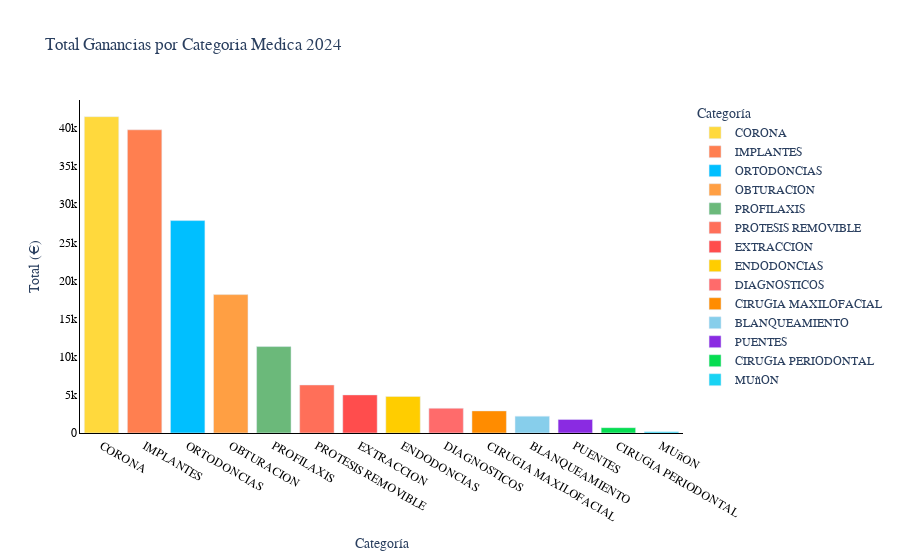

Source (notebook cell):
### Code cell
category_revenue = tabla_24_completa.groupby('category')['total'].sum().reset_index()

category_revenue = category_revenue.sort_values(by='total', ascending=False)

fig = px.bar(category_revenue ,
             x='category',
             y='total',
             color='category',
             color_discrete_map=color_map,
             title='Total Ganancias por Categoria Medica 2024',
             labels={'category': 'Categoría', 'total': 'Total (€)'})

fig.update_layout(
    font_family="Oswald",
    title_font_family="Oswald",
    xaxis=dict(
        showline=True,
        linewidth=1,
        linecolor='black',
        tickfont=dict(color='black')
    ),
    yaxis=dict(
        showline=True,
        linewidth=1,
        linecolor='black',
        tickfont=dict(color='black')
    ),
    plot_bgcolor='white',
    paper_bgcolor='white',
    hovermode="x unified"
)

fig.show()

### Figure 1 — Plotly figure (JSON) as saved in the notebook; plotly's stock layout.template omitted (floating-point values rounded to 4 significant figures)
{"data": [{"hovertemplate": "Categoría=%{x}<br>Total (€)=%{y}<extra></extra>", "legendgroup": "CORONA", "marker": {"color": "#FFD93D", "pattern": {"shape": ""}}, "name": "CORONA", "orientation": "v", "showlegend": true, "textposition": "auto", "type": "bar", "x": ["CORONA"], "xaxis": "x", "y": [41475], "yaxis": "y"}, {"hovertemplate": "Categoría=%{x}<br>Total (€)=%{y}<extra></extra>", "legendgroup": "IMPLANTES", "marker": {"color": "#FF7F50", "pattern": {"shape": ""}}, "name": "IMPLANTES", "orientation": "v", "showlegend": true, "textposition": "auto", "type": "bar", "x": ["IMPLANTES"], "xaxis": "x", "y": [39750], "yaxis": "y"}, {"hovertemplate": "Categoría=%{x}<br>Total (€)=%{y}<extra></extra>", "legendgroup": "ORTODONCIAS", "marker": {"color": "#00BFFF", "pattern": {"shape": ""}}, "name": "ORTODONCIAS", "orientation": "v", "showlegend": true, "textposition": "auto", "type": "bar", "x": ["ORTODONCIAS"], "xaxis": "x", "y": [27849], "yaxis": "y"}, {"hovertemplate": "Categoría=%{x}<br>Total (€)=%{y}<extra></extra>", "legendgroup": "OBTURACION", "marker": {"color": "#FF9F43", "pattern": {"shape": ""}}, "name": "OBTURACION", "orientation": "v", "showlegend": true, "textposition": "auto", "type": "bar", "x": ["OBTURACION"], "xaxis": "x", "y": [18143], "yaxis": "y"}, {"hovertemplate": "Categoría=%{x}<br>Total (€)=%{y}<extra></extra>", "legendgroup": "PROFILAXIS", "marker": {"color": "#6BB97A", "pattern": {"shape": ""}}, "name": "PROFILAXIS", "orientation": "v", "showlegend": true, "textposition": "auto", "type": "bar", "x": ["PROFILAXIS"], "xaxis": "x", "y": [11331], "yaxis": "y"}, {"hovertemplate": "Categoría=%{x}<br>Total (€)=%{y}<extra></extra>", "legendgroup": "PROTESIS REMOVIBLE", "marker": {"color": "#FF6F59", "pattern": {"shape": ""}}, "name": "PROTESIS REMOVIBLE", "orientation": "v", "showlegend": true, "textposition": "auto", "type": "bar", "x": ["PROTESIS REMOVIBLE"], "xaxis": "x", "y": [6298], "yaxis": "y"}, {"hovertemplate": "Categoría=%{x}<br>Total (€)=%{y}<extra></extra>", "legendgroup": "EXTRACCION", "marker": {"color": "#FF4D4D", "pattern": {"shape": ""}}, "name": "EXTRACCION", "orientation": "v", "showlegend": true, "textposition": "auto", "type": "bar", "x": ["EXTRACCION"], "xaxis": "x", "y": [4998], "yaxis": "y"}, {"hovertemplate": "Categoría=%{x}<br>Total (€)=%{y}<extra></extra>", "legendgroup": "ENDODONCIAS", "marker": {"color": "#FFCD00", "pattern": {"shape": ""}}, "name": "ENDODONCIAS", "orientation": "v", "showlegend": true, "textposition": "auto", "type": "bar", "x": ["ENDODONCIAS"], "xaxis": "x", "y": [4793], "yaxis": "y"}, {"hovertemplate": "Categoría=%{x}<br>Total (€)=%{y}<extra></extra>", "legendgroup": "DIAGNOSTICOS", "marker": {"color": "#FF6B6B", "pattern": {"shape": ""}}, "name": "DIAGNOSTICOS", "orientation": "v", "showlegend": true, "textposition": "auto", "type": "bar", "x": ["DIAGNOSTICOS"], "xaxis": "x", "y": [3248], "yaxis": "y"}, {"hovertemplate": "Categoría=%{x}<br>Total (€)=%{y}<extra></extra>", "legendgroup": "CIRUGIA MAXILOFACIAL", "marker": {"color": "#FF8C00", "pattern": {"shape": ""}}, "name": "CIRUGIA MAXILOFACIAL", "orientation": "v", "showlegend": true, "textposition": "auto", "type": "bar", "x": ["CIRUGIA MAXILOFACIAL"], "xaxis": "x", "y": [2900], "yaxis": "y"}, {"hovertemplate": "Categoría=%{x}<br>Total (€)=%{y}<extra></extra>", "legendgroup": "BLANQUEAMIENTO", "marker": {"color": "#87CEEB", "pattern": {"shape": ""}}, "name": "BLANQUEAMIENTO", "orientation": "v", "showlegend": true, "textposition": "auto", "type": "bar", "x": ["BLANQUEAMIENTO"], "xaxis": "x", "y": [2210], "yaxis": "y"}, {"hovertemplate": "Categoría=%{x}<br>Total (€)=%{y}<extra></extra>", "legendgroup": "PUENTES", "marker": {"color": "#8A2BE2", "pattern": {"shape": ""}}, "name": "PUENTES", "orientation": "v", "showlegend": true, "textposition": "auto", "type": "bar", "x": ["PUENTES"], "xaxis": "x", "y": [1785], "yaxis": "y"}, {"hovertemplate": "Categoría=%{x}<br>Total (€)=%{y}<extra></extra>", "legendgroup": "CIRUGIA PERIODONTAL", "marker": {"color": "#06DD51", "pattern": {"shape": ""}}, "name": "CIRUGIA PERIODONTAL", "orientation": "v", "showlegend": true, "textposition": "auto", "type": "bar", "x": ["CIRUGIA PERIODONTAL"], "xaxis": "x", "y": [700], "yaxis": "y"}, {"hovertemplate": "Categoría=%{x}<br>Total (€)=%{y}<extra></extra>", "legendgroup": "MUñON", "marker": {"color": "#19d3f3", "pattern": {"shape": ""}}, "name": "MUñON", "orientation": "v", "showlegend": true, "textposition": "auto", "type": "bar", "x": ["MUñON"], "xaxis": "x", "y": [150], "yaxis": "y"}], "layout": {"barmode": "relative", "font": {"family": "Oswald"}, "hovermode": "x unified", "legend": {"title": {"text": "Categoría"}, "tracegroupgap": 0}, "paper_bgcolor": "white", "plot_bgcolor": "white", "title": {"font": {"family": "Oswald"}, "text": "Total Ganancias por Categoria Medica 2024"}, "xaxis": {"anchor": "y", "categoryarray": ["CORONA", "IMPLANTES", "ORTODONCIAS", "OBTURACION", "PROFILAXIS", "PROTESIS REMOVIBLE", "EXTRACCION", "ENDODONCIAS", "DIAGNOSTICOS", "CIRUGIA MAXILOFACIAL", "BLANQUEAMIENTO", "PUENTES", "CIRUGIA PERIODONTAL", "MUñON"], "categoryorder": "array", "domain": [0, 1], "linecolor": "black", "linewidth": 1, "showline": true, "tickfont": {"color": "black"}, "title": {"text": "Categoría"}}, "yaxis": {"anchor": "x", "domain": [0, 1], "linecolor": "black", "linewidth": 1, "showline": true, "tickfont": {"color": "black"}, "title": {"text": "Total (€)"}}}}
